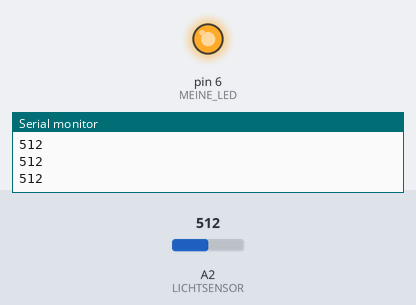
Recording of a sketch running on a simulated Arduino Mega 2560, built with avr-gcc and run on an emulated ATmega2560. Shown: output pins drawn as LEDs (lit = HIGH), the last lines printed to the serial monitor. Inputs (shaded band) come from the test bench; at power-on: A2 (LICHTSENSOR) = 512.

Above: at 1.2 s.
1.3 s: A2 (LICHTSENSOR) set to 157
2.8 s: A2 (LICHTSENSOR) set to 142
At 4.0 s:
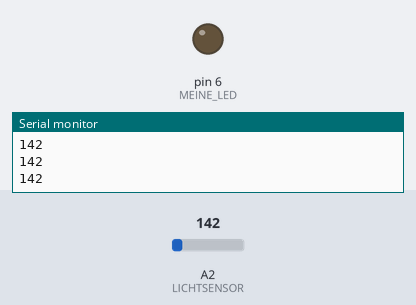
4.3 s: A2 (LICHTSENSOR) set to 491
5.8 s: A2 (LICHTSENSOR) set to 511
At 6.3 s:
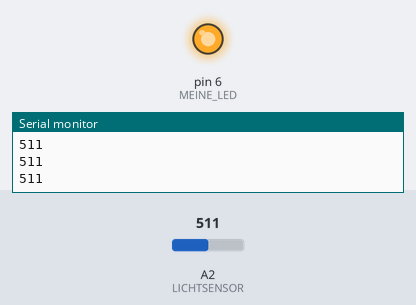
7.3 s: A2 (LICHTSENSOR) set to 122
At 8.6 s:
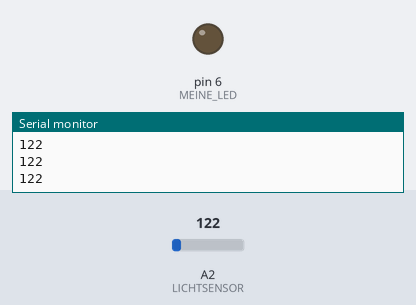
Timing chart, 0 to 9.8 s (numbered marks = the images above; inputs shaded):
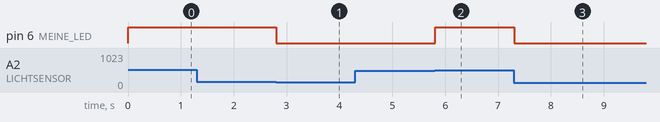

The sketch:

example03.ino
```cpp
/*
 *  you need a board with a light sensor to run this,
 *  e.g. Arduino Mega ADK
 *
 *  this program turns on the LED on the board when it's dark,
 *  and off when it's bright
 */

#define  MEINE_LED  6
#define  LICHTSENSOR  A2
#define  FINSTERGRENZE  150 // darkness
#define  HELLGRENZE  500    // brightness

void setup() {
  // put your setup code here, to run once:
  pinMode(MEINE_LED, OUTPUT);
  Serial.begin(9600);
}

void loop() {
  // put your main code here, to run repeatedly:

  // detect light value from sensor
  int lichtwert = analogRead(LICHTSENSOR);
  Serial.println(lichtwert);  // print light value

  // when it's dark
  if (lichtwert < FINSTERGRENZE) {
    analogWrite(MEINE_LED, 0); // 0 is light, 255 is dark
    }
  // when it's bright
  if (lichtwert > HELLGRENZE) {
    analogWrite(MEINE_LED, 255);
  }
}
```

Measured:
- the behaviour switches between 150 and 149 on A2 (LICHTSENSOR) (found by bisection; images 0 and 1)
- the behaviour switches between 500 and 501 on A2 (LICHTSENSOR) (found by bisection; images 1 and 2)
- after the input at 2.8 s, pin 6 (MEINE_LED): HIGH → LOW at once
- after the input at 5.8 s, pin 6 (MEINE_LED): LOW → HIGH at once
- after the input at 7.3 s, pin 6 (MEINE_LED): HIGH → LOW at once
